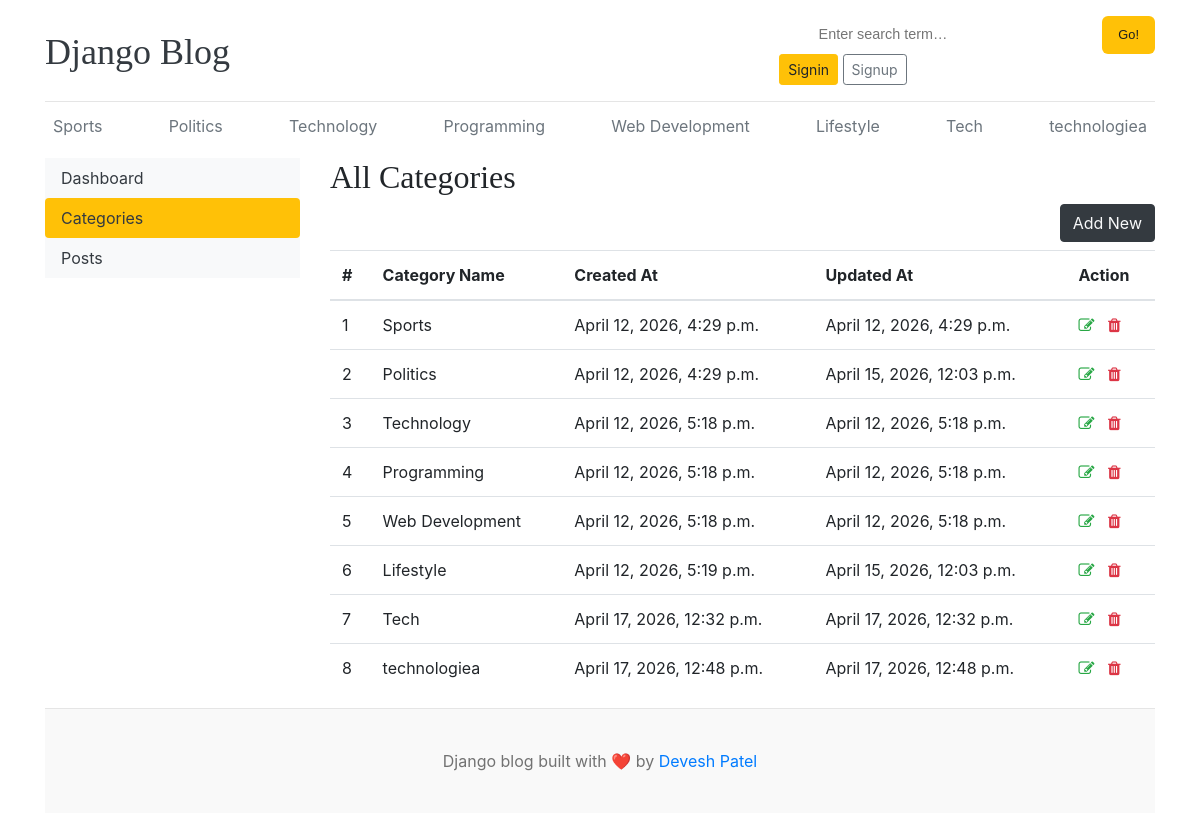
Before: /dashboard/categories/ with the older database file.
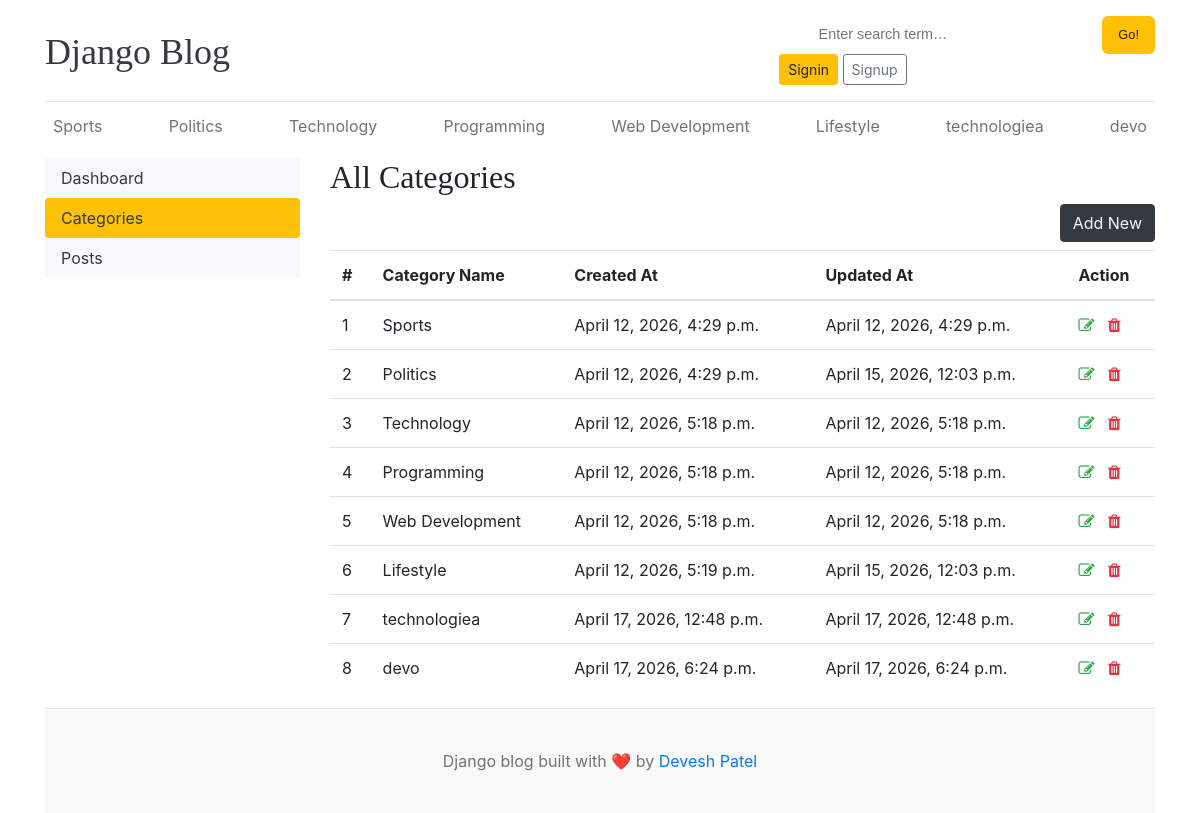
After: the same page with the newer database file.
### blogs/models.py (models this page shows)
class Category(models.Model):
    category_name = models.CharField(max_length=50, unique=True)
    created_at = models.DateTimeField(auto_now_add=True)
    updated_At = models.DateTimeField(auto_now=True)
    class Meta:
        verbose_name_plural = 'categories'
    def __str__(self):
        return self.category_name

### dashboards/views.py (the view)
# urls.py: path('categories/',views.categories,name='categories'),
def categories(request):
    return render(request, 'dashboard/categories.html')

### blogs/context_processors.py (called while the page is built)
def get_categories(request):
    categories= Category.objects.all()
    return dict(categories=categories)

def get_social_links(request):
    social_links = SocialLink.objects.all()
    return dict (social_links = social_links)

### templates/dashboard/categories.html (shortened to what this page needs)
{% extends 'base.html'%}
{% block content %}
<div class="row">
{% include 'dashboard/sidebar.html' %}
     <div class="col-md-9">
        <h2>All Categories</h2>
        <a href="{% url 'add_category' %}" class="btn btn-dark text-light float-right mb-2">Add New</a>
        <table class="table table-hover">
  <thead>
    <tr>
      <th >#</th>
      <th>Category Name</th>
      <th>Created At</th>
      <th >Updated At</th>
      <th>Action</th>
    </tr>
  </thead>
  <tbody>
    {% for cat in categories %}
    <tr>
      <td>{{forloop.counter}}</td>
      <td>{{ cat }}</td>
      <td>{{cat.created_at}}</td>
      <td>{{cat.updated_At}}</td>
      <td>
        <a href="{% url 'edit_category' cat.id  %}"><i class="fa fa-edit text-success"></i></a>
        <a href="{% url 'delete_category' cat.id %}"><i class="fa fa-trash text-danger"></i></a>
      </td>
    </tr>
   {% endfor %}
  </tbody>
</table>
     </div>
</div>
{% endblock %}

### templates/base.html (shortened to what this page needs)
{% load static %}
<!DOCTYPE html>
<html lang="en">
<head>
    <link rel="stylesheet" href="https://cdnjs.cloudflare.com/ajax/libs/font-awesome/4.7.0/css/font-awesome.min.css">
    <link href="https://getbootstrap.com/docs/4.0/dist/css/bootstrap.min.css" rel="stylesheet">
    <link href="{% static 'css/blog.css' %}" rel="stylesheet">
</head>
<body>
    <div class="container">
      <header class="blog-header py-3">
        <div class="row flex-nowrap justify-content-between align-items-center">
          <div class="col-8 pt-1">
            <a class="blog-header-logo text-dark" href="/">Django Blog</a>
          </div>
          <div class="col-4">
            <form action="{% url 'search' %}"  method="GET">
          <div class="search-wrap">
            <input type="text" placeholder="Enter search term…" aria-label="Search" name="keyword" value="{{ keyword }}"/>
            <button class="btn btn-warning" type="submit">Go!</button>
          </div>
            </form>
          {% if not user.is_authenticated %}
          <div class="col-4 d-flex justify-content-end align-items-center">
            <a class="btn btn-sm btn-warning" href="{% url 'login' %}">Signin</a> &nbsp;
            <a class="btn btn-sm btn-outline-secondary" href="{% url 'register' %}">Signup</a>
            {% else %}
            <span><a href="{% url 'dashboard' %} ">Dashboard</a></span>
            &emsp;
            <span><a href="{% url 'logout' %}">Logout</a></span>
          </div>
        </div>
        {% endif %}
      </header>
      <div class="nav-scroller py-1 mb-2">
        <nav class="nav d-flex justify-content-between">
          {% for cat in categories %}
          <a class="p-2 {% if current_category_id == cat.id %}text-warning{% else %}text-muted{% endif %}" href="{% url 'posts_by_category' cat.id %}">{{cat.category_name}}</a>
          {% endfor %}
        </nav>
      </div>
{% block content %}
{% endblock %}
<footer class="blog-footer">
  <p>Django blog built with ❤️ by <a href="#">Devesh Patel</a></p>
</footer>
</body>
</html>

### templates/dashboard/sidebar.html (shortened to what this page needs)
   <div class="col-md-3">
        <div class="nav flex-column nav-pills bg-light" aria-orientation="vertical">
                <a href="{% url 'dashboard' %}" class="nav-link text-dark {% if '/dashboard/' == request.path %} bg-warning {% endif %}">Dashboard</a>
                <a href="{% url 'categories' %}" class="nav-link text-dark {% if '/categories/' in request.path %} bg-warning {% endif %}">Categories</a>
                <a href="{% url 'posts' %}" class="nav-link text-dark {% if '/posts/' in request.path %} bg-warning {% endif %}">Posts</a>
        </div>
    </div>

### blog_main/static/css/blog.css (style rules this page uses)
.blog-header { border-bottom: 1px solid #e5e5e5; }
.blog-header-logo { font-family: "Playfair Display", Georgia, "Times New Roman", serif ; font-size: 2.25rem; }
h1, h2, h3, h4, h5, h6 { font-family: "Playfair Display", Georgia, "Times New Roman", serif ; }
.blog-footer { padding: 2.5rem 0; color: #727272; text-align: center; background-color: #f9f9f9; border-top: .05rem solid #e5e5e5; }
.blog-footer p:last-child { margin-bottom: 0; }
.search-wrap { display: flex; gap: 0.5rem; }
.search-wrap input { flex: 1; padding: 0.5rem 0.85rem; border: 1px solid var(--border); border-radius: 6px; font-family: sans-serif; font-size: 0.9rem; outline: none; background: #fff; transition: border-color 0.2s; }
.search-wrap button { padding: 0.5rem 1rem; background: #ffc107; color: #1b1e21; border: none; border-radius: 6px; font-family: sans-serif; font-size: 0.8rem; font-weight: 500; cursor: pointer; transition: background 0.2s; }

Changed rows visible on the page:
removed Category: category_name "Tech", created_at "April 17, 2026, 12:32 p.m.", updated_At "April 17, 2026, 12:32 p.m."
added Category: category_name "devo", created_at "April 17, 2026, 6:24 p.m.", updated_At "April 17, 2026, 6:24 p.m."
